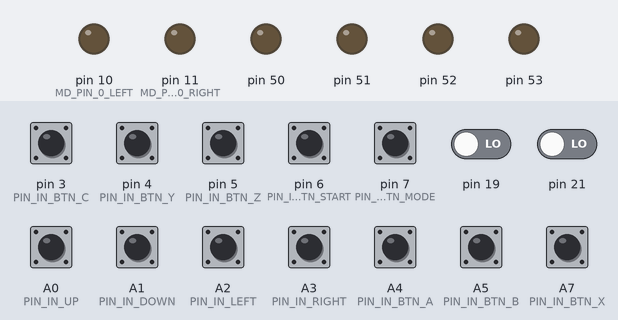
The sketch below on a simulated Arduino Mega 2560, built with avr-gcc and run on an emulated ATmega2560. Parts: output pins drawn as LEDs (lit = HIGH). Inputs (shaded band) come from the test bench; at power-on: A0 (PIN_IN_UP), A1 (PIN_IN_DOWN), A2 (PIN_IN_LEFT), A3 (PIN_IN_RIGHT), A4 (PIN_IN_BTN_A), A5 (PIN_IN_BTN_B), A7 (PIN_IN_BTN_X), pin 3 (PIN_IN_BTN_C), pin 4 (PIN_IN_BTN_Y), pin 5 (PIN_IN_BTN_Z), pin 6 (PIN_IN_BTN_START), pin 7 (PIN_IN_BTN_MODE) HIGH, pin 19, pin 21 LOW.

Above: at 1.2 s.
1.3 s: pin 21 driven HIGH
At 2.1 s:
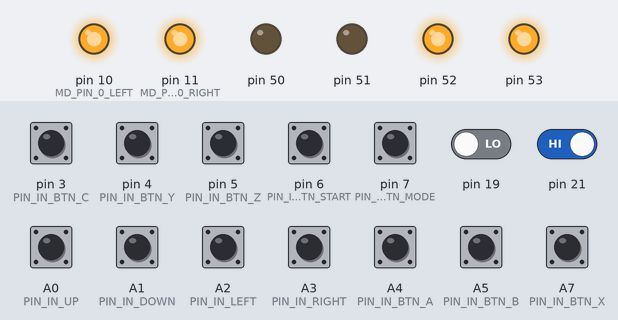
Timing chart, 0 to 4.3 s (numbered marks = the images above; inputs shaded):
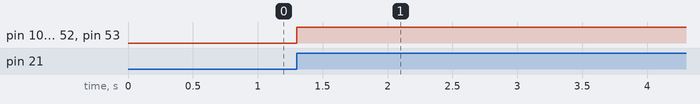

Measured:
- after the input at 1.3 s, pin 10 (MD_PIN_0_LEFT), pin 11 (MD_PIN_0_RIGHT), pin 52, pin 53: LOW → HIGH at once

The sketch:

arcaded.ino
```cpp
// Using PORT C and PORT D for inputs.
#include <stdint.h>


#define PIN_IN_UP  A0
#define PIN_IN_DOWN  A1
#define PIN_IN_LEFT  A2
#define PIN_IN_RIGHT  A3
#define PIN_IN_BTN_A  A4
#define PIN_IN_BTN_B  A5
#define PIN_IN_BTN_C  3
#define PIN_IN_BTN_X  A7
#define PIN_IN_BTN_Y  4
#define PIN_IN_BTN_Z  5
#define PIN_IN_BTN_START  6
#define PIN_IN_BTN_MODE  7


#define IN_MASK_UP    (1u<<0)
#define IN_MASK_DOWN  (1u<<1)
#define IN_MASK_LEFT  (1u<<2)
#define IN_MASK_RIGHT (1u<<3)
#define IN_MASK_A     (1u<<4)
#define IN_MASK_B     (1u<<5)
#define IN_MASK_C     (1u<<6)
#define IN_MASK_X     (1u<<7)
#define IN_MASK_Y     (1u<<8)
#define IN_MASK_Z     (1u<<9)
#define IN_MASK_START (1u<<10)
#define IN_MASK_MODE  (1u<<11)

#define INPUT_COUNT 12


// Mega drive conector GPIO pins
#define MD_PIN_UP         8
#define MD_PIN_DOWN       9
#define MD_PIN_0_LEFT     10
#define MD_PIN_0_RIGHT    11
#define MD_PIN_START_C    12
#define MD_PIN_A_B        13

// Pin 2 can trigger interrupt, so lets use that for TH pin
#define MD_PIN_TH         2


enum hardwaremode_t
{
  EMegaDrive,
  EMasterSystem,
  EAtari16,
  ENES,
  ESNES,
  EAMIGA
};

// Generic functions for all hardware.
static void readInputs(void);
static void setupInput(void);
static hardwaremode_t checkMode(void);

// Mega drive specifics.
static void setupMegaDriveMode(void);
static void runMegaDrive(void);
static void ISR_megaDriveTH(void);

static hardwaremode_t mode = EMegaDrive;

static uint16_t inputBits;

static const int pin_mapping[INPUT_COUNT] = {
                                    PIN_IN_UP,
                                    PIN_IN_DOWN,
                                    PIN_IN_LEFT,
                                    PIN_IN_RIGHT,
                                    PIN_IN_BTN_A,
                                    PIN_IN_BTN_B,
                                    PIN_IN_BTN_C,
                                    PIN_IN_BTN_X,
                                    PIN_IN_BTN_Y,
                                    PIN_IN_BTN_Z,
                                    PIN_IN_BTN_START,
                                    PIN_IN_BTN_MODE
                                };


static void readInputs(void)
{
  const int *pin = pin_mapping;
  uint16_t mask = 1u;
  uint16_t bits = 0;
  for( int i = 0; i < INPUT_COUNT; ++i )
  {
    bits |= digitalRead(*pin++)?mask:0u;
    mask <<=1;
  }
  inputBits = bits;
}

static void setupInput(void)
{
  for( uint8_t i = 0; i < INPUT_COUNT; ++i )
  {
    pinMode(pin_mapping[i],INPUT_PULLUP);
  }
  inputBits = 0xffffu;
}


static hardwaremode_t checkMode(void)
{
  // Read mode from somewhere. Since we are out of IO-pins,
  // we might have to use 2 arduinos (or similar), one that handles input
  // and sends state over I2C to the other that handles output.
  return mode;
}

void setup(void)
{
  setupInput();

  // Only use Mega Drive for now.
  setupMegaDriveMode();

}

void loop(void)
{
  // put your main code here, to run repeatedly:
  readInputs();

  switch( mode )
  {
  case EMegaDrive:
    runMegaDrive();
    break;
  default:
    break;
  }

  hardwaremode_t newMode = checkMode();

  if( newMode != mode )
  {
    switch( mode )
    {
    case EMegaDrive:
      break;
    default:
      break;
    }
  }
}


// Mega Drive specific code...
static volatile byte portB_out_TH0 = 0xff;
static volatile byte portB_out_TH1 = 0xff;

static void setupMegaDriveMode(void)
{
  // Input pin
  pinMode(MD_PIN_TH,INPUT);

  // Enable interrupt for PCINT18/INT0
  EICRA = 0x1;  // ICS = 01 -> Trigger interrupt on both flanks.
  EIMSK = 0x1;  // Enable INT0.

  // Output pins
  // bit 0-5 of PORT B as outputs.
  DDRB = 0x3F;
}

// Mega Drive TH pin connected to PD2, which is INT0
ISR(INT0_vect,ISR_NAKED)
{
  asm(" push    r24");
  asm (" sbis    0x09, 2");     // Skip next if bit 2 in PORTD is HIGH
  asm (" rjmp    .+6"); //             ; 0x22a <__vector_1+0x16>
  asm volatile(" lds     r24, %0" : : "m" (portB_out_TH1) ); //
  asm (" rjmp    .+4"); //             ; 0x22e <__vector_1+0x1a>
  asm volatile(" lds     r24, %0" : : "m" (portB_out_TH0) );
  asm (" out     0x05, r24"); //       ; 5
  asm (" pop     r24");
  asm (" reti");
}

/*
We must prepare data to be written to ports
in interrupt for timing.

I'm worried that some Mega Drive games read
back the values faster that we have time
to update the output pins. To minimize the time,
the it takes to change the outputs, the
values to be written to the pins are prepared in advance.

Pin mapping:

Arduino pin     Atmega port bit
    0           PIND0 rx
    1           PIND1 tx
    2           PIND2
    3           PIND3
    4           PIND4
    5           PIND5
    6           PIND6
    7           PIND7
    8           PINB0
    9           PINB1
    10          PINB2
    11          PINB3
    12          PINB4
    13          PINB5

*/


static void runMegaDrive(void)
{
  uint8_t pb_th0 = ~0x3fu;
  uint8_t pb_th1 = ~0x3fu;

  if(inputBits&IN_MASK_UP)      pb_th0 |= (1u<<0);
  if(inputBits&IN_MASK_DOWN)    pb_th0 |= (1u<<1);
  pb_th1 = pb_th0;
  if(inputBits&IN_MASK_START)   pb_th0 |= (1u<<4);
  if(inputBits&IN_MASK_A)       pb_th0 |= (1u<<5);


  if(inputBits&IN_MASK_LEFT)    pb_th1 |= (1u<<2);
  if(inputBits&IN_MASK_RIGHT)   pb_th1 |= (1u<<3);

  if(inputBits&IN_MASK_C)       pb_th1 |= (1u<<4);
  if(inputBits&IN_MASK_B)       pb_th1 |= (1u<<5);

  portB_out_TH0 = pb_th0;
  portB_out_TH1 = pb_th1;
}
```
